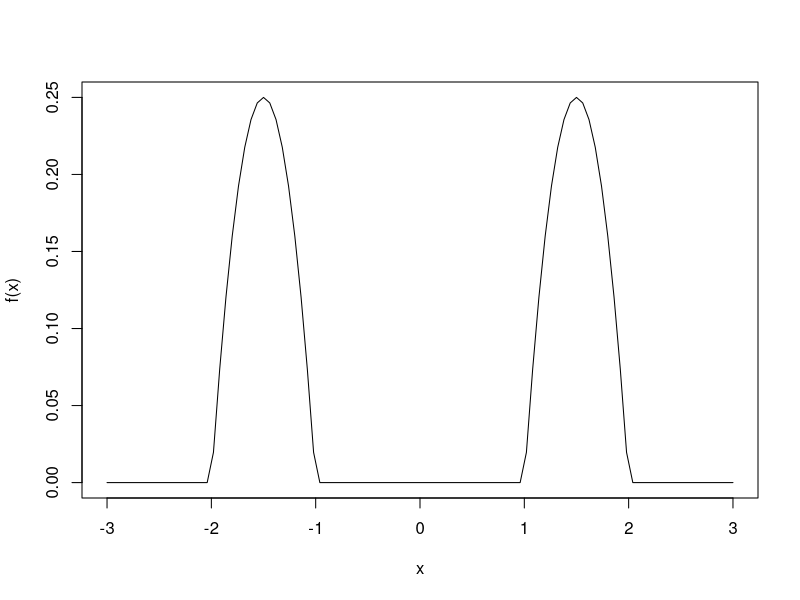
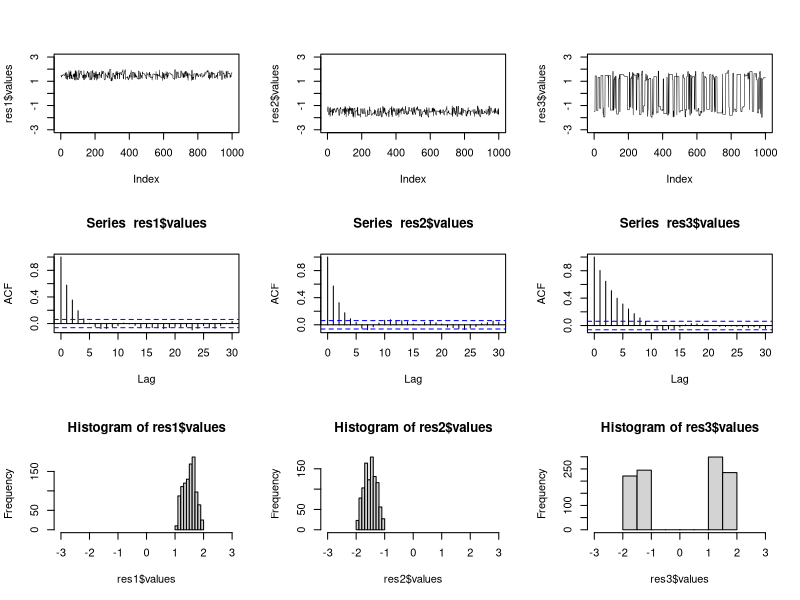
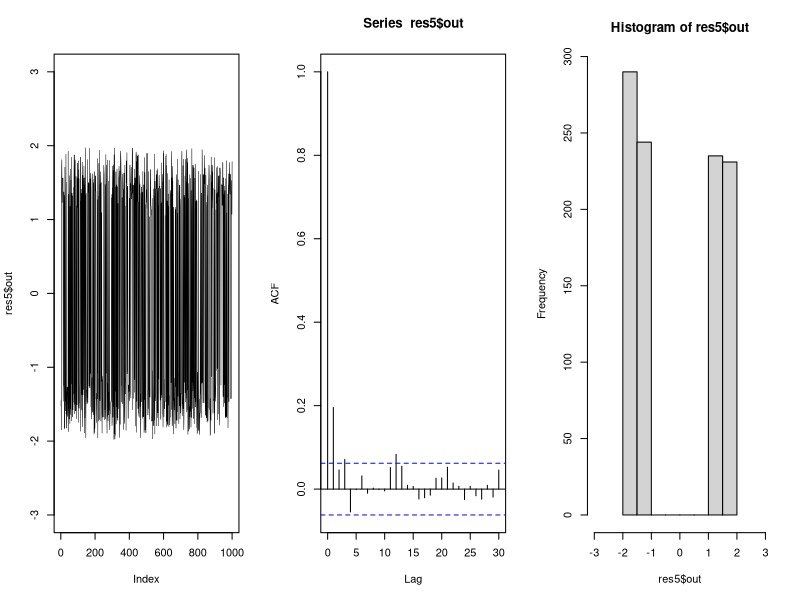
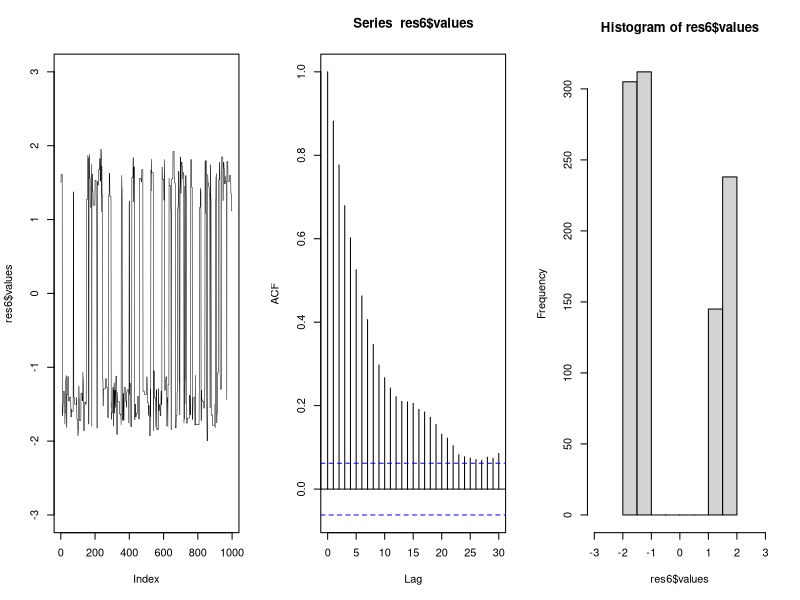
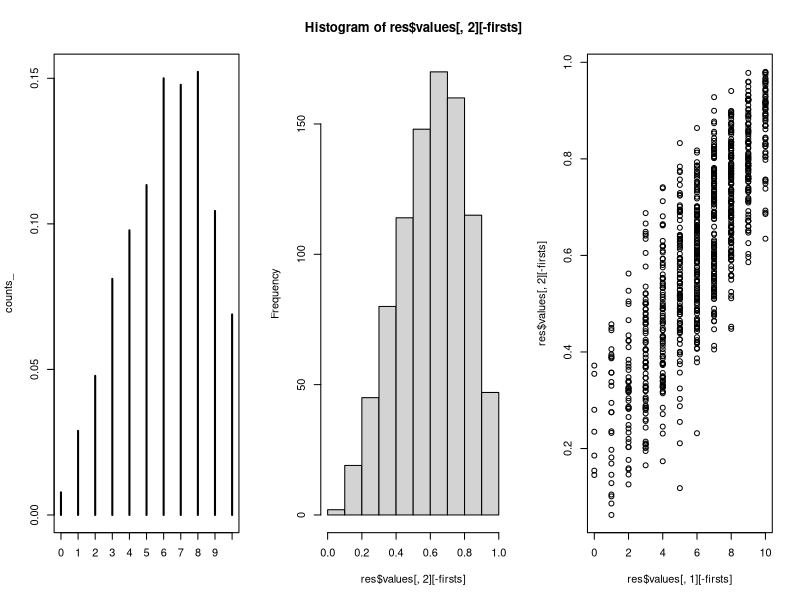
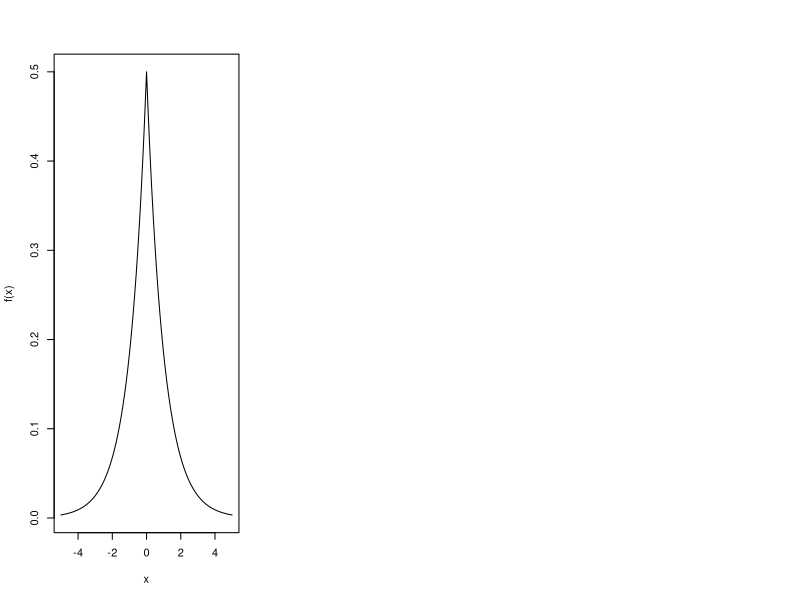
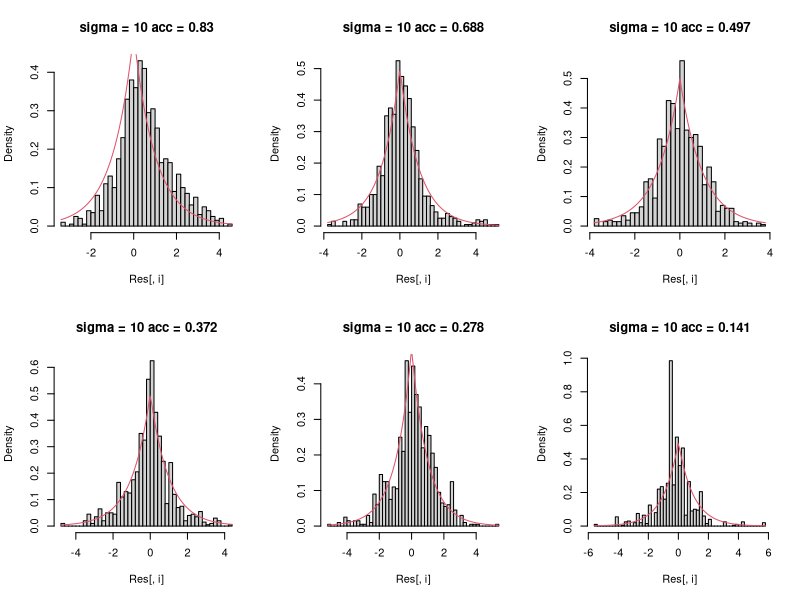
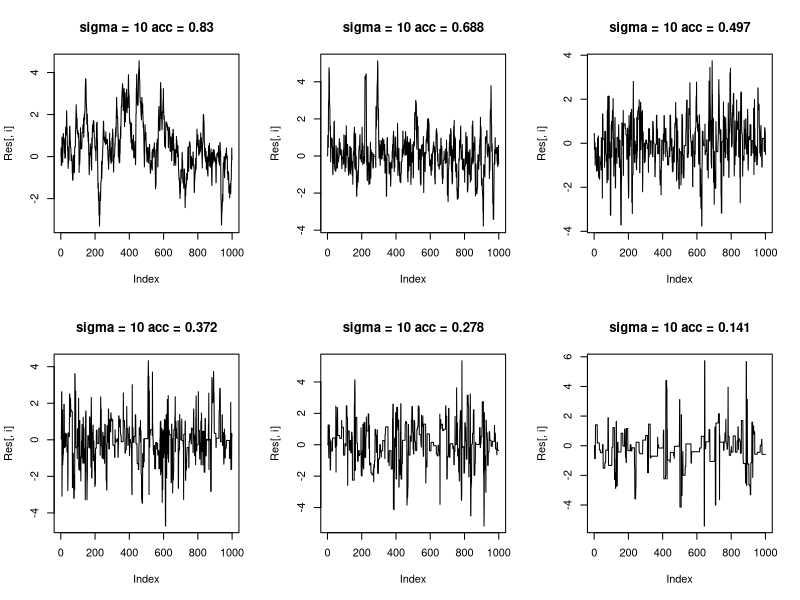

Write R code to recreate these figures, in order.
## ---- chunk 1
f <-  function(x) {
  out <- rep(0,length(x))
  cond1 <-  x>= -2 & x<=-1
  out[cond1] <-  -(x[cond1]+1)*(x[cond1] + 2)
  cond2 <- x>=1 & x<=2
  out[cond2] <- (x[cond2] -1)*(2-x[cond2])
  out
}

curve(f, -3,3)
## ---- chunk 2
#c) metropolis - hastings for random walk - uniform
f.mcmc1 <-  function(nsim, eps, x0){
  xout <- numeric(nsim)
  accepted <-  0
  x <- x0
  for (i in 1:nsim){
    xs <- x + runif(1, -eps,eps)
    alpha <- min(1,f(xs)/f(x))
    if (runif(1) < alpha) 
    {
      accepted <-  accepted +1
      x <- xs
    }
  xout[i] <- x
  }
list(values = xout, accepted = accepted/nsim)  
}
## ---- chunk 3
R <-  1000
res1 <- f.mcmc1(R, 1, 1.5)
res2 <- f.mcmc1(R, 1, -1.5)
res3 <- f.mcmc1(R, 3.5, -1.5)

res1$accepted
res2$accepted
res3$accepted

## ---- chunk 4
par(mfrow = c(3,3))
plot(res1$values, ylim = c(-3,3), type = "l", lwd = 0.5)
plot(res2$values, ylim = c(-3,3), type = "l", lwd = 0.5)
plot(res3$values, ylim = c(-3,3), type = "l", lwd = 0.5)
acf(res1$values)
acf(res2$values)
acf(res3$values)
hist(res1$values, xlim = c(-3,3))
hist(res2$values, xlim = c(-3,3))
hist(res3$values, xlim = c(-3,3))
## ---- chunk 5
#d)Metropolis- Hastings with independence sampler
f.mcmc2 <-  function(n, x0, a,b){
  xout <- numeric(n)
  x <- x0
  accepted <- 0
  for (i in 1:n){
    xs <- runif(1,a,b)
    alpha <- min(1,f(xs)/f(x))
    u <- runif(1)
    if (u < alpha) {
      x <- xs
      accepted <-  accepted +1
    }
  xout[i] <- x
  }
  list(values=xout, accepted = accepted/n)
}


#more efficient would be to get xs where the function is nonzero 


f.mcmc3 <-  function(nsim, x0) {
  out <- numeric(nsim)
  accepted <- 0
  x <- x0
  for (i in 1:nsim){
    if (rbinom(n =1, size =1, 0.5 )> 0) xs <- runif(1, -2,-1)
    else xs <- runif(1,1,2)
    alpha <-  min(1,f(xs)/f(x))
    if (runif(1)  < alpha){
      accepted <-  accepted + 1
      x <- xs
    }    
  out[i] <- x  
  }
 list(out = out, accepted = accepted/nsim)
}
## ---- chunk 6
res1 <- f.mcmc2(R, 1.5, 1, 2)
res2 <- f.mcmc2(R, -1.5, -2, -1)
res3 <- f.mcmc2(R, -1.5, -2,2)
res4 <- f.mcmc2(R, -1.5, -4.1,4.1)
res5 <- f.mcmc3(R,1.5)

res1$accepted #even if acceptance high this is BS
res2$accepted
res3$accepted #works but inefficient
res4$accepted
res5$accepted
## ---- chunk 7
par(mfrow = c(1,3))
plot(res5$out, ylim = c(-3,3), type ="l", lwd = 0.5)
acf(res5$out)
hist(res5$out, xlim = c(-3,3))
## ---- chunk 8
#mixture of random walk and independence sampler
f.mcmc4 <-  function(nsim, x0, eps){
  out <- numeric(nsim)
  accepted <- 0
  x <- x0
  for (i in 1:nsim){
    #independence sampler
    if (rbinom(1,1,0.5) ==1) xs <- runif(1,-3,3)
    #random walk
    else xs <- x + runif(1,-eps,eps)
    alpha <- min(1,f(xs)/f(x))
    if (runif(1) < alpha ){
      accepted <- accepted + 1
      x <- xs
    }
    out[i] <- x
  }
  list(values = out, accepted = accepted/nsim)
}
## ---- chunk 9
res6 <- f.mcmc4(R,1.5,1)
res6$accepted

par(mfrow = c(1,3))
plot(res6$values, ylim = c(-3,3), type = "l", lwd = 0.5)
acf(res6$values)
hist(res6$values, xlim = c(-3,3))

## ---- chunk 10
f.gibbs <- function(N, n, a, b, x0) {
  out <- matrix(NA, nrow = N, ncol = 2)
  x <- x0
  for (i in 1:N){
    x[1] <-  rbinom(1,size = n,prob = x[2]) #discrete
    x[2] <- rbeta(1,shape1 = a+x[1], shape2 = n-x[1]+b)
    out[i,] <- x
  }
  list(values = out)
}

res <- f.gibbs(R,n = 10, a = 3, b = 2, x0 =c(0,0))
res$values

firsts <- 1:100

par(mfrow =c(1,3))
counts_ <- table(res$values[,1][-firsts])/length(res$values[,1][-firsts])
plot(counts_)
hist(res$values[,2][-firsts])
plot(res$values[,1][-firsts], res$values[,2][-firsts])
#hist(res$values)
## ---- chunk 11
#c)
f <- function(x,n,a,b)  choose(n,x)*beta(a + x, n-x+b)/beta(a,b)
rf <- function(N, n, a,b){
  prob <- f(0:n, n, a, b)
  sample(0:n, N, replace = TRUE, prob = prob)
}

x1 <- rf(R, n = 10, a = 3, b = 2)

mean(x1)
mean(res$values[,1])
## ---- chunk 12
f <-  function(x) 0.5*exp(-abs(x))
curve(f, -5,5)
## ---- chunk 13
#b) #random walk
f.mcmc1 <-  function(N,x0, sigma) {
  out <- numeric(N)
  accepted <- 0
  x <- x0
  for (i in 1:N){
    xs <- rnorm(1, x, sigma)
    alpha <- min(1,f(xs)/f(x))
    if (runif(1) < alpha){
      accepted <- accepted +1 
      x <- xs
    }
    out[i] <- x
  }
  list(out = out, acc = accepted/N)
}

sigma.val <- c(0.5, 1,2,3,5,10)
R <- 1000
Nsigma <- length(sigma.val)
Res <- matrix(0, nrow = R, ncol = Nsigma)
acc <- numeric(Nsigma)

for (i in 1:Nsigma){
  sigma.i <- sigma.val[i]
  a <- f.mcmc1(R, 0,sigma.i)
  Res[,i] <- a$out
  acc[i] <- a$acc
}

## ---- chunk 14
par(mfrow =c(2,3))
for (i in 1:6){
 hist(Res[,i] ,breaks = 50, main=paste('sigma = ', sigma.i,' acc = ', acc[i], sep = ''),freq = FALSE) 
 curve(f, add =TRUE, col =2)
}
## ---- chunk 15
#PLOTS
par(mfrow =c(2,3))
for (i in 1:6){
 plot(Res[,i] , main=paste('sigma = ', sigma.i,' acc = ', acc[i], sep = ''), type = "l")
}
## ---- chunk 16
#acfs
par(mfrow =c(2,3))
for (i in 1:6){
 acf(Res[,i] , main=paste('sigma = ', sigma.i,' acc = ', acc[i], sep = ''))
}
## ---- chunk 17
#c)#distribution function
PLaplace <- function(x) {
  out <- numeric(length(x))
  out[x < 0] <- 0.5*exp(x[x < 0])
  out[x >= 0] <- 1 - 0.5*exp(-x[x >= 0])
  out
}
curve(PLaplace,-5,5)
## ---- chunk 18
#inversion
rLaplace <-  function(N){
  out <- numeric(N)
  u <- runif(N)
  out[u < 0.5 ] <- log(2*u[u < 0.5])
  out[u >= 0.5] <- -log(2*(1- u[u >= 0.5]))
  out
}

rLaplace2 <- function(n) (-1)^(rbinom(n,1,0.5))*rexp(n)
par(mfrow = c(1,2))
R = 1000
res <- rLaplace(R)
res2 <- rLaplace2(R)
hist(res, breaks = 100,freq = F, ylim = c(0,1))
curve(f, add = T, col = 2)

hist(res2, breaks = 100,freq = F, ylim = c(0,1))
curve(f, add = T, col = 2)
## ---- chunk 19
#
integrate(f,2,Inf)
1 - PLaplace(2)

means <- apply(Res, 2, function(x) mean(x>2))
means
mean(res > 2)
mean(res2 > 2)
## ---- chunk 20
f4 <- function(x) {
  out <- numeric(length(x))
  cond <- x >= 0 & x <=2*pi/3
  out[cond] <- 2*sin(x[cond]) + cos(2*x[cond]) - 1
  out
}

curve(f4,-1, pi)
## ---- chunk 21
#b)#Metropolis-Hastings
f4.mcmc <- function(N, x0){
  out <- numeric(N)
  accepted <- 0
  x <- x0
  for (i in 1:N){
    xs <- runif(1, 0, 2*pi/3)
    alpha <- min(1,f4(xs)/f4(x))
    if (runif(1) < alpha){
      accepted <- accepted +1
      x <- xs
    }
    out[i] <- x
  }
  list(vals = out, acc = accepted/N)
}
## ---- chunk 22
R = 1000
x0 = 0.5
res4 <- f4.mcmc(R,x0)
res4$acc

#get rid of first 100!!!
b <- 1:100
par(mfrow = c(1,3))
plot(res4$vals[-b], type = "l")
hist(res4$vals[-b], breaks = 50)
acf(res4$vals[-b])

## ---- chunk 23
#c)random walk
f4.mcmc2 <- function(N, x0, eps){
  out <- numeric(N)
  accepted <- 0
  x <- x0
  for (i in 1:N){
    xs <- x +runif(1,-eps,eps)
    alpha <- min(1,f4(xs)/f4(x))
    if (runif(1) < alpha){
      accepted <- accepted + 1
      x <- xs
    }
    out[i] <- x
  }
  list(vals =out, acc = accepted/N)
}
## ---- chunk 24
R = 1000
x0 = 0.5
eps.vals <- c(0.5,1,1.5)#seq(0.1,2*pi/3, 0.2)
nvals <- length(eps.vals)
Res2 <- matrix(NA, nrow = R, ncol = nvals)
Acc <- numeric(nvals)
for (i in 1:nvals){
  eps.i <- eps.vals[i]
  a <- f4.mcmc2(R,x0,eps.i)
  Res2[,i] <- a$vals
  Acc[i] <- a$acc
}

Acc

## ---- chunk 25
#d) accept-reject with normal proposals
f4.AR <- function(N){
  b <- 0.5
  out <- NULL
  accepted <- NULL
  while (length(out) < N){
    xs <-runif(N, 0, 2*pi/3)
    u <- runif(N)
    cond <- u*b < f4(xs)
    out <- c(out,xs[cond])
    accepted <- c(accepted,cond)
  }
  list(vals=out[1:N],prob=mean(accepted))
}

## ---- chunk 26
res7 <- f4.AR(R)
res7$prob
## ---- chunk 27
hist(res7$vals)
## ---- chunk 28
b <- 1:100
mean(res7$vals[-b])
var(res7$vals[-b])
## ---- chunk 29
integrate(function(x) x*f4(x), 0, 2*pi/3)$value / integrate(function(x) f4(x), 0, 2*pi/3)$value
## ---- chunk 30
f5 <- function(x,a,b){
  #x
  if (x[2] < 0) return(0)
  (b^a/gamma(a))*(1/x[2])^(a+1) * exp(-b/x[2]) * dnorm(x[1], 0, sqrt(x[2]))
}
## ---- chunk 31
x <- seq(-2,2,length = 100)
y <- seq(0.1, 2, length = 100)
parvalues <- expand.grid(x,y)
fval <- apply(parvalues,1,f5, a=2, b=2)
fval <- matrix(fval, nrow = length(x), ncol = length(y), byrow = F)
contour(x,y,fval, nlevels = 10, drawlabels = F)
## ---- chunk 32
#Metropolis - Hastings with random walk - uniform
f5.mcmc <- function(N,x0, a, b, eps2d){
  out <- array(0,dim = c(N, 2))
  acc <- numeric(2)
  x <- x0
  for (i in 1:N){
    for (j in 1:2){
      xs <- x
      xs[j] <- x[j] + runif(1, -eps2d[j],eps2d[j])
      alpha <- min(1,f5(xs,a,b)/f5(x,a,b))
      if (runif(1) < alpha){
        acc[j] <- acc[j] + 1
        x[j] <- xs[j]
      }
    }
    out[i,] <- x
  } 
  list(vals = out, acc = acc/N)
}
## ---- chunk 33
x0 <- c(1,1)
a <- b <- 2
eps2d = c(3,5)
res <- f5.mcmc(R, x0, a, b,eps2d)

par(mfrow = c(2,3))
for (i in 1:2){
  plot(res$vals[,i], type ="l", main = paste("eps = ", eps2d[i], "acc = ", res$acc[i]))
  hist(res$vals[,i], breaks = 50, main = paste("eps = ", eps2d[i], "acc = ", res$acc[i]))
  acf(res$vals[,i], main = paste("eps = ", eps2d[i], "acc = ", res$acc[i]))
}
## ---- chunk 34
x <- seq(-5,5,length=100) # x
y <- seq(0.01,10,length=100)
parvalues <- expand.grid(x,y)
fval <- apply(parvalues,1,f5, a=2, b=2)
fval <- matrix(fval, nrow = length(x), ncol = length(y), byrow = F)

plot(res$vals)
contour(x,y,fval, nlevels = 50,col =2, drawlabels = F, add =TRUE)
## ---- chunk 35
par(mfrow = c(1,2))
hist(res$vals[,2],breaks = 50, freq = F)
fx <- function(x, a,b) (b^a)/gamma(a) * (1/x)^(a+1) *exp(-b/x)
fy <- function(x,a, b) (1/sqrt(2*b*pi)) * (gamma(a+0.5)/gamma(a)) * (1+x^2/(2*b))^(-a-0.5)
plot(function(x) fx(x, 2, 2),0,50, add = T,n=500, col =2)
hist(res$vals[,1],breaks = 100, freq = F)
plot(function(x) fy(x,2,2),-10,10, add =T, col =2)

## ---- chunk 36
#c)
f5.gibbs <- function(N, x0, a, b){
  out <- array(0,c(N,2))
  x <- x0
  for (i in 1:N) {
    xs <- x
    xs[2] <- 1/rgamma(1, a +0.5, b+x[1]^2/2)
    xs[1] <-  rnorm(1, sd =sqrt(x[2]))
    out[i,] <- xs
  }
  list(values=out)
}
## ---- chunk 37
reslast <- f5.gibbs(R, x0 = c(2,3), a = 2, b = 2)
par(mfrow = c(2,3))
for (i in 1:2){
  hist(reslast$values[,i], breaks =50,freq = F)
  acf(reslast$values[,i])
  plot(reslast$values[,i], type = "l")
}

## ---- chunk 38

plot(reslast$values[100:R,], ylim = c(0,10))
contour(x,y,fval, nlevels =  20, add = T,col =2)
